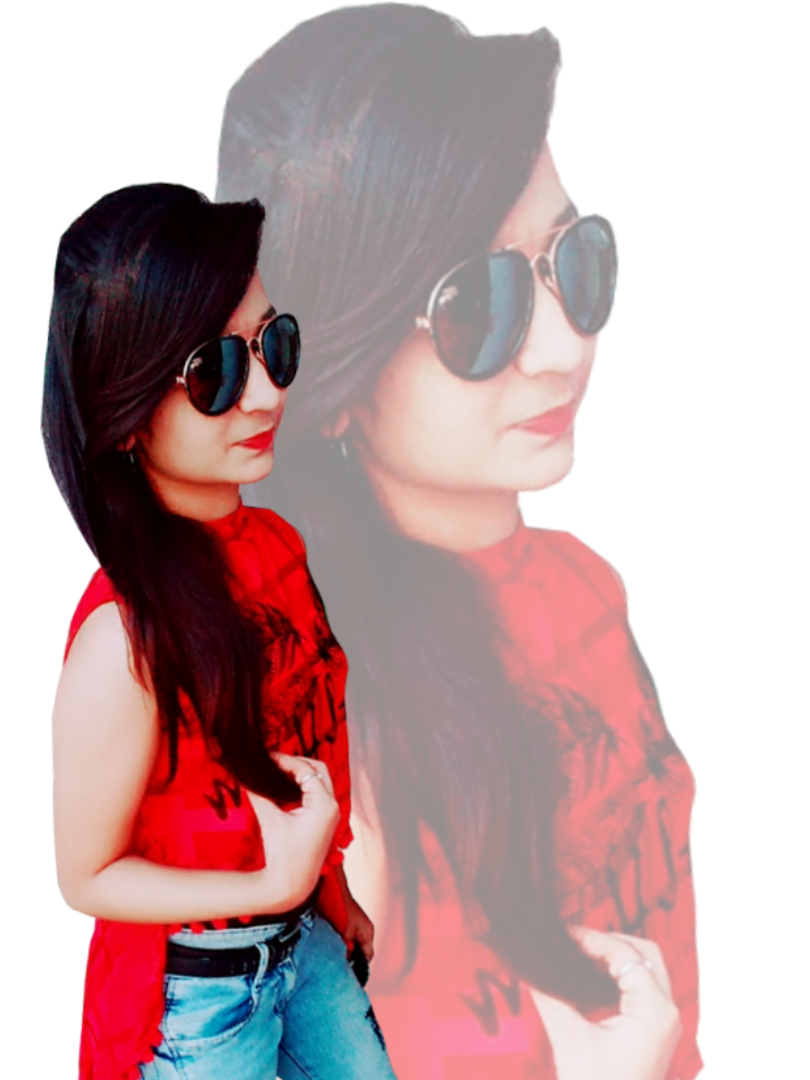
#> input picture Img/khushbu.jpg, 810 x 1080 px, given in place of image.jpg, which was not available
$ python harry_potter.py
#> lines starting #> are read from the running program, lines starting #| are printed output that depends on the picture; after the words box and inside, x2 and y2 are one past the last pixel; in counts of white or black regions, pixels touching at a corner belong together; pictures that were not available may be replaced by others from this repository, and a replacement may not be noted
import cv2
import numpy as np

cap = cv2.VideoCapture(0)
back = cv2.imread('./image.jpg')
#> back is the input picture: shape (1080, 810, 3); mean B, G, R 167.9, 166.3, 193.7

while cap.isOpened():
    # take each frame
    ret, frame = cap.read()

    if ret:
        # how do we convert rgb to hsv?
        hsv = cv2.cvtColor(frame, cv2.COLOR_BGR2HSV)
#> hsv: shape (1080, 810, 3); mean H, S, V 50.2, 62.8, 197.6
        # cv2.imshow("hsv", hsv)
        # how to get hsv value?
        # lower: hue - 10, 100, 100, higher: h+10, 255, 255
        red = np.uint8([[[0 ,0 ,255]]]) # bgr value of red
        hsv_red = cv2.cvtColor(red, cv2.COLOR_BGR2HSV)
        # get hsv value of red from bgr
        # print(hsv_red)

        # threshold the hsv value to get only red colors
        l_red = np.array([0, 100, 100])
        u_red = np.array([10, 255, 255])

        mask = cv2.inRange(hsv, l_red, u_red)
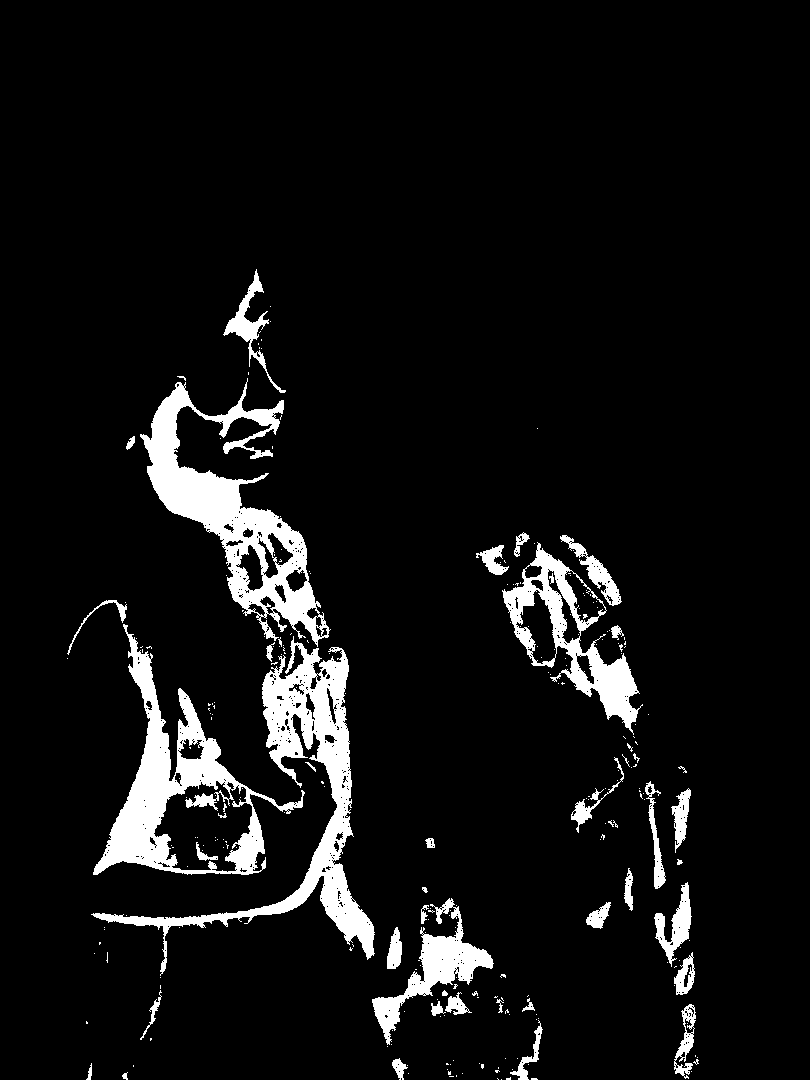
#> mask: shape (1080, 810); 7.2% white; 263 white regions (220 under 20 px), largest, box (x1, y1, x2, y2) and area: (140, 378, 331, 647) 14291, (91, 636, 375, 976) 14107, (93, 624, 305, 875) 12340
        # cv2.imshow("mask", mask)

        # all things red
        part1 = cv2.bitwise_and(back, back, mask=mask)
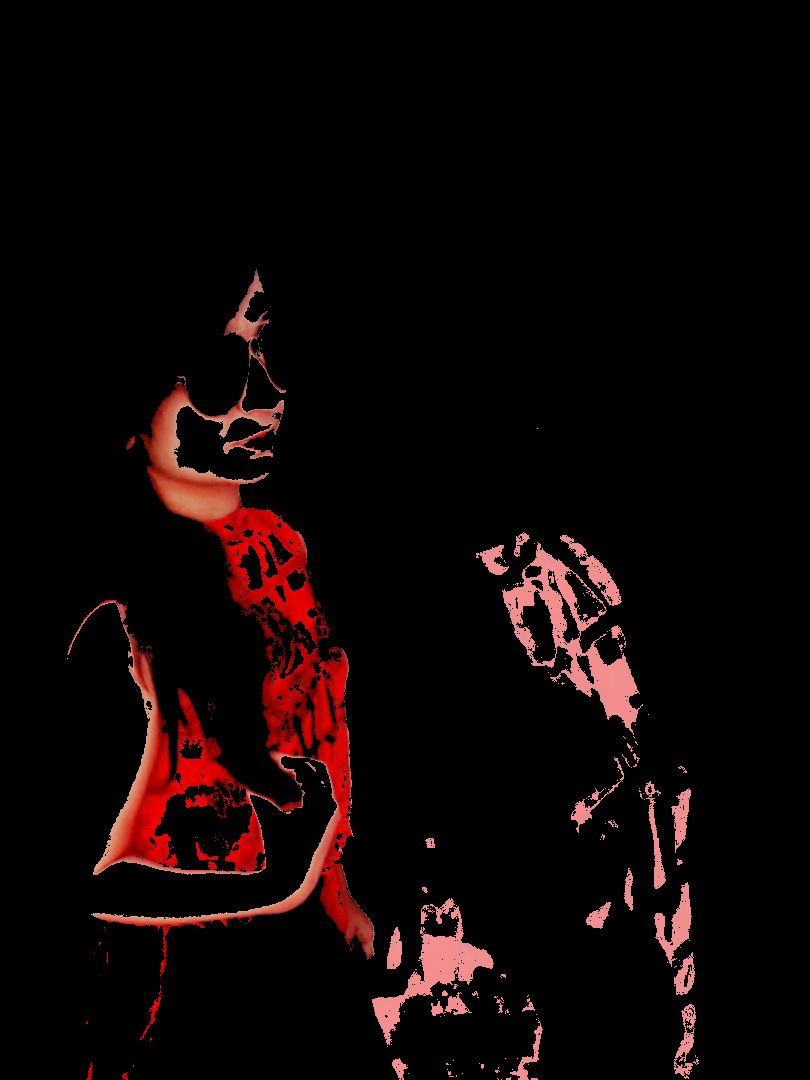
#> part1: shape (1080, 810, 3); mean B, G, R 4.7, 5.1, 14.6
        # cv2.imshow("part1", part1)

        mask = cv2.bitwise_not(mask)

        # part 2 is all things not red
        part2 = cv2.bitwise_and(frame, frame, mask=mask)
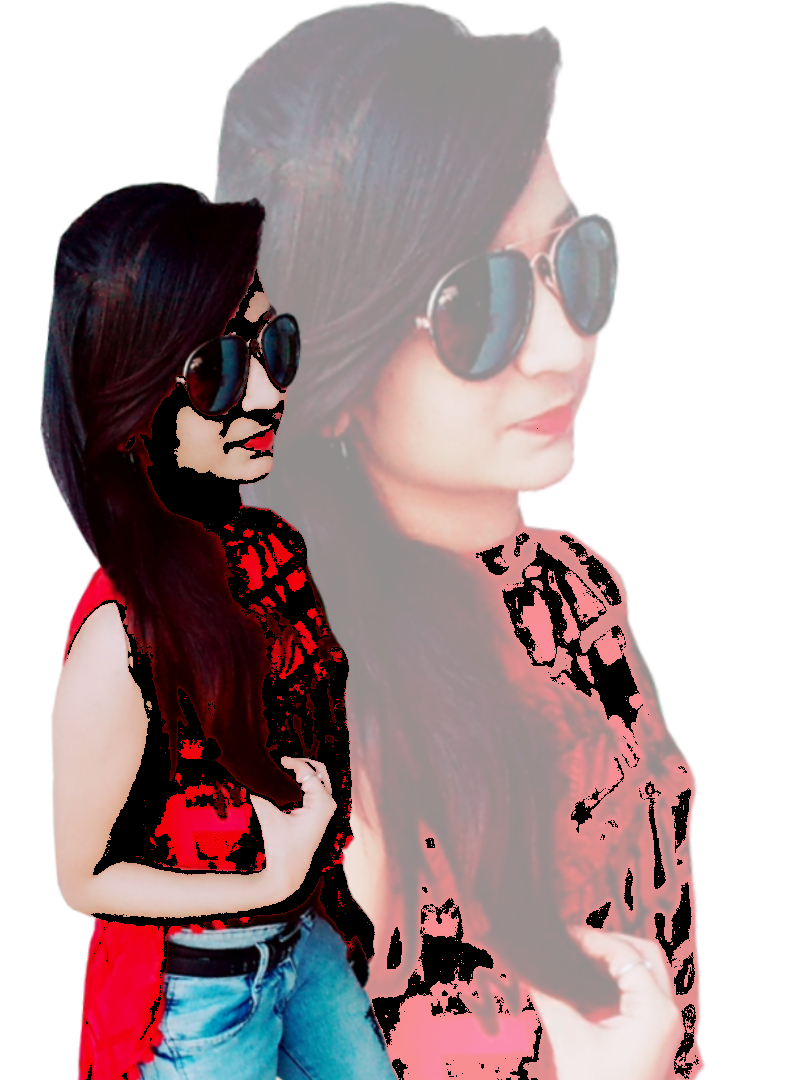
#> part2: shape (1080, 810, 3); mean B, G, R 163.1, 161.2, 179.1
        # cv2.imshow("mask", part2)

        cv2.imshow("cloak", part1 + part2)

        if cv2.waitKey(5) == ord('q'):
#> (key q is pressed here)
            break

cap.release()
cv2.destroyAllWindows()
